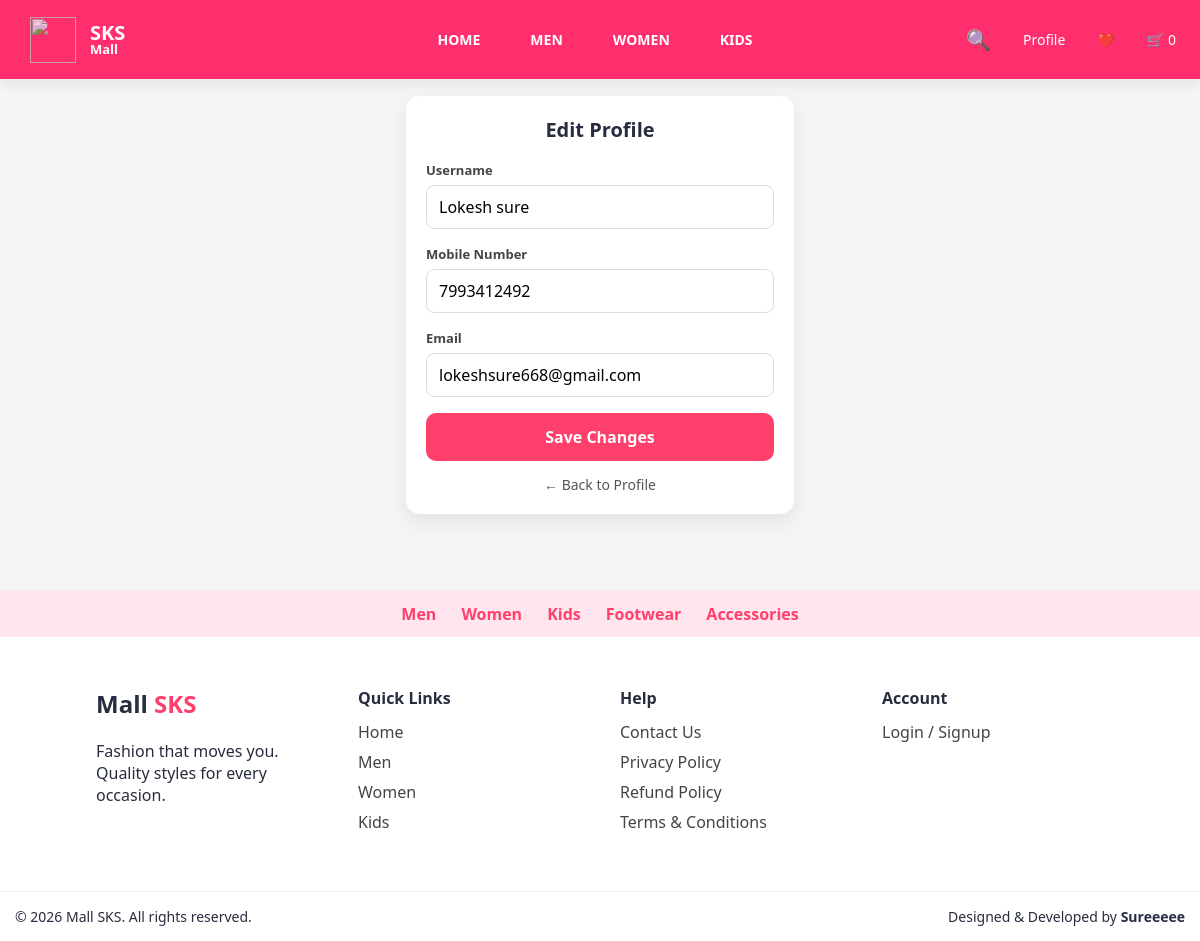
The page /edit-profile (signed in) on the database as committed earlier.
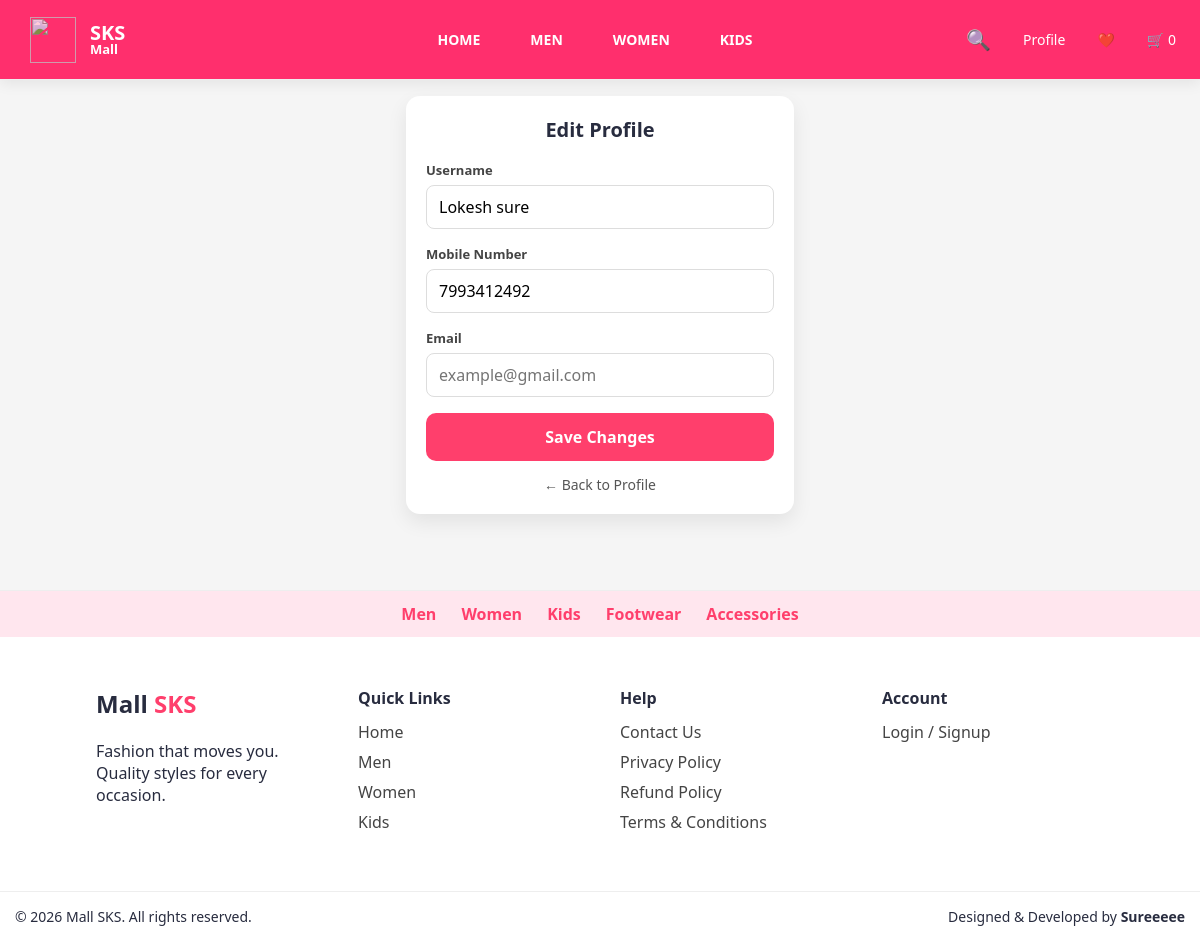
The same page on the database as committed later.
### models/user.py (models this page shows)
class User(db.Model):
    id = db.Column(db.Integer, primary_key=True)
    mobile = db.Column(db.String(10), unique=True, nullable=False)
    username = db.Column(db.String(50))
    email = db.Column(db.String(100), unique=True)
    role = db.Column(db.String(20), default="customer")

### app.py (the view, shortened to what this page needs)
@app.route("/edit-profile", methods=["GET", "POST"])
def edit_profile():
    if "user_id" not in session:
        session["show_login"] = True
        return redirect(url_for("home"))
    user = User.query.get(session["user_id"])
    if not user:
        session.clear()
        return redirect(url_for("home"))
    return render_template("edit_profile.html", user=user)

### templates/edit_profile.html (shortened to what this page needs)
<!DOCTYPE html>
<html lang="en">
<head>
    <link rel="stylesheet" href="{{ url_for('static', filename='css/style.css') }}">
</head>
<body>
{% include "header.html" %}
<div class="edit-profile-wrapper">
    <div class="edit-profile-card">
        <h2>Edit Profile</h2>
        <form method="post">
            <div class="form-group">
                <label>Username</label>
                <input type="text" name="username"
                       value="{{ user.username }}" required>
            </div>
            <div class="form-group">
                <label>Mobile Number</label>
                <input type="text" name="mobile"
                       value="{{ user.mobile or '' }}"
                       pattern="[0-9]{10}"
                       placeholder="10 digit mobile number">
            </div>
            <div class="form-group">
                <label>Email</label>
                <input type="email" name="email"
                       value="{{ user.email or '' }}"
                       placeholder="example@gmail.com">
            </div>
            <button type="submit" class="save-btn">
                Save Changes
            </button>
        </form>
        <a href="{{ url_for('profile') }}" class="back-link">← Back to Profile</a>
    </div>
</div>
{% include "footer.html" %}
</body>
</html>

Rows that differ between the two databases and show on the page:
changed User "Lokesh sure": email "lokeshsure668@gmail.com" → (not shown)
